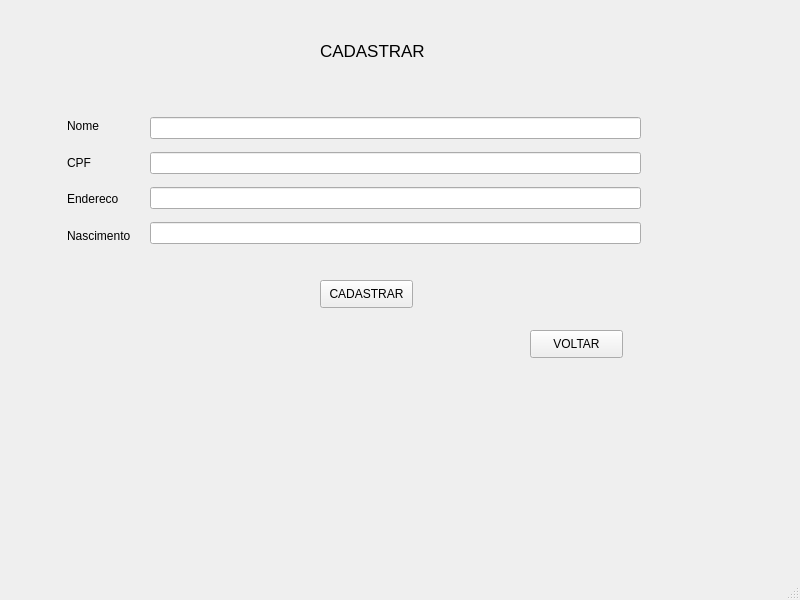
<?xml version="1.0" encoding="UTF-8"?>
<ui version="4.0">
 <class>MainWindow</class>
 <widget class="QMainWindow" name="MainWindow">
  <property name="geometry">
   <rect>
    <x>0</x>
    <y>0</y>
    <width>800</width>
    <height>600</height>
   </rect>
  </property>
  <property name="windowTitle">
   <string>MainWindow</string>
  </property>
  <widget class="QWidget" name="centralwidget">
   <widget class="QPushButton" name="pushButton">
    <property name="geometry">
     <rect>
      <x>320</x>
      <y>280</y>
      <width>93</width>
      <height>28</height>
     </rect>
    </property>
    <property name="text">
     <string>CADASTRAR</string>
    </property>
   </widget>
   <widget class="QWidget" name="layoutWidget">
    <property name="geometry">
     <rect>
      <x>67</x>
      <y>110</y>
      <width>71</width>
      <height>141</height>
     </rect>
    </property>
    <layout class="QVBoxLayout" name="verticalLayout">
     <item>
      <widget class="QLabel" name="label_nome">
       <property name="text">
        <string>Nome</string>
       </property>
      </widget>
     </item>
     <item>
      <widget class="QLabel" name="label_cpf">
       <property name="text">
        <string>CPF</string>
       </property>
      </widget>
     </item>
     <item>
      <widget class="QLabel" name="label_endereco">
       <property name="text">
        <string>Endereco</string>
       </property>
      </widget>
     </item>
     <item>
      <widget class="QLabel" name="label_nascimento">
       <property name="text">
        <string>Nascimento</string>
       </property>
      </widget>
     </item>
    </layout>
   </widget>
   <widget class="QLabel" name="label">
    <property name="geometry">
     <rect>
      <x>320</x>
      <y>30</y>
      <width>131</width>
      <height>41</height>
     </rect>
    </property>
    <property name="font">
     <font>
      <pointsize>13</pointsize>
     </font>
    </property>
    <property name="text">
     <string>CADASTRAR</string>
    </property>
   </widget>
   <widget class="QWidget" name="layoutWidget_2">
    <property name="geometry">
     <rect>
      <x>150</x>
      <y>110</y>
      <width>491</width>
      <height>141</height>
     </rect>
    </property>
    <layout class="QVBoxLayout" name="verticalLayout_2">
     <item>
      <widget class="QLineEdit" name="lineEdit"/>
     </item>
     <item>
      <widget class="QLineEdit" name="lineEdit_2"/>
     </item>
     <item>
      <widget class="QLineEdit" name="lineEdit_3"/>
     </item>
     <item>
      <widget class="QLineEdit" name="lineEdit_4"/>
     </item>
    </layout>
   </widget>
   <widget class="QPushButton" name="pushButton_2">
    <property name="geometry">
     <rect>
      <x>530</x>
      <y>330</y>
      <width>93</width>
      <height>28</height>
     </rect>
    </property>
    <property name="text">
     <string>VOLTAR</string>
    </property>
   </widget>
  </widget>
  <widget class="QMenuBar" name="menubar">
   <property name="geometry">
    <rect>
     <x>0</x>
     <y>0</y>
     <width>800</width>
     <height>26</height>
    </rect>
   </property>
  </widget>
  <widget class="QStatusBar" name="statusbar"/>
 </widget>
 <resources/>
 <connections/>
</ui>
